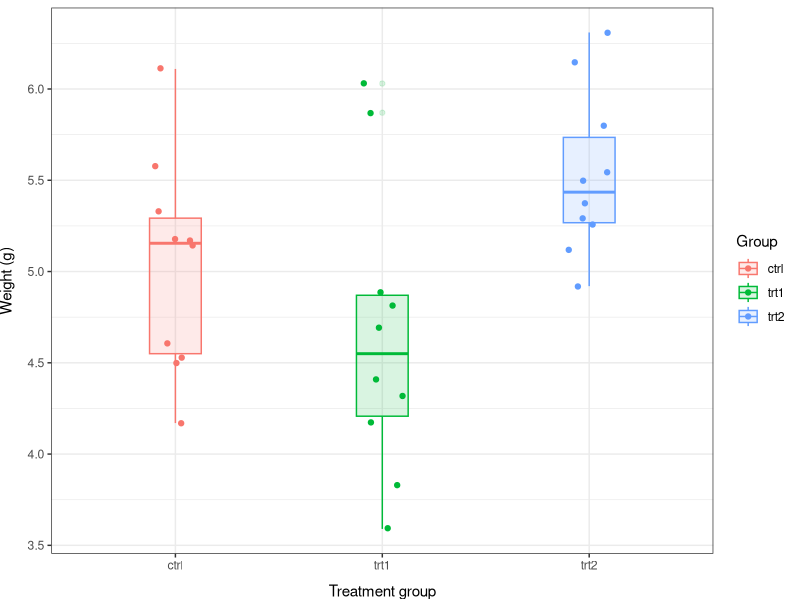
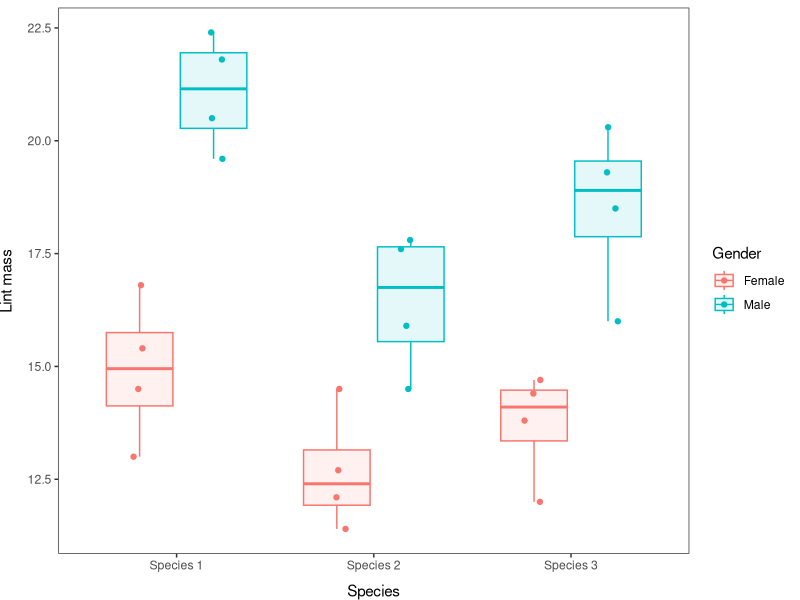
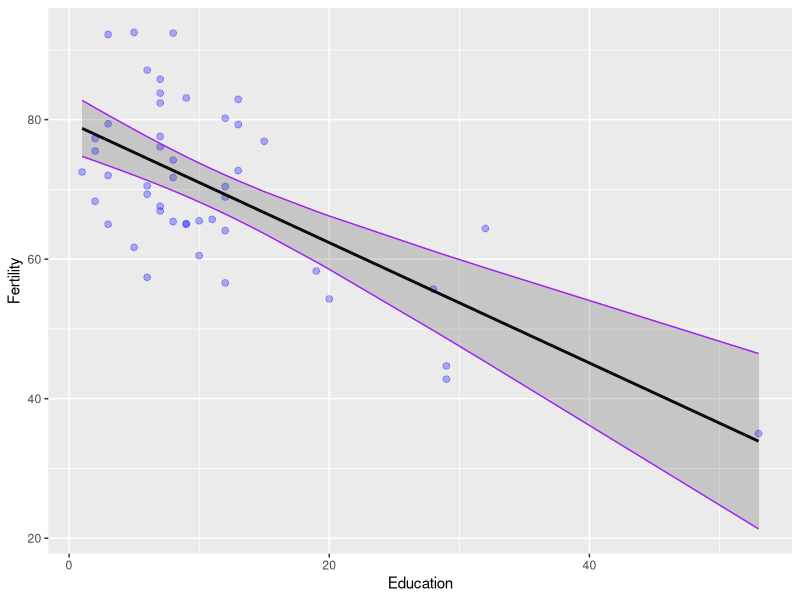

These figures' R source, in order:
## ---- chunk 1
library(tidyverse)
## ---- chunk 2
data(PlantGrowth)
## ---- chunk 3
str(PlantGrowth)
## ---- chunk 4
# Fit the model
model <- lm(weight~group, data=PlantGrowth)

# Print the model object to the console
model

## ---- chunk 5
# Save anova table to an object
plant_nova <- anova(model)

# Have a look at the goodness
print(plant_nova)

## ---- chunk 6
# Look at the names of the anova() output
# We want the "Sum Sq" bit
names(plant_nova)

## ---- chunk 7
# Here is the sum of squares for the model
# Have to use back-ticks for spaces, sigh
ssb <- plant_nova$`Sum Sq`[1]

# And the sum of squares total is the sum
# of the column in this case
sst <- sum(plant_nova$`Sum Sq`)

# Some quick division, and we get...
R2 <- ssb/sst
## ---- chunk 8
print(R2)

## ---- chunk 9
# Print the summary of the model
summary(model)

## ---- chunk 10
coeffs <- data.frame( summary(model)$coefficients )

## ---- chunk 11
# Calculate and print mean weight
# for the group ctrl in PlantGrowth
PlantGrowth %>%
  filter(group == 'ctrl') %>%
  summarize(avg = mean(weight))

## ---- chunk 12
# Assign model coefficients to objects
ctrl <- coeffs$Estimate[1]
trt1 <- coeffs$Estimate[2]
trt2 <- coeffs$Estimate[3]

# Calculate group means for trt1 and trt2
# from the model
trt1_prediction <- ctrl + trt1
trt2_prediction <- ctrl + trt2

print(c(trt1_prediction, trt2_prediction))

## ---- chunk 13
TukeyHSD(    # The function that does the Tukey test
  aov(       # A wrapper for lm objects
    model    # The model that we ran above
    )
  )

## ---- chunk 14
ggplot(PlantGrowth, 
       aes(x = group, y = weight, color = group, fill = group)) +
  geom_boxplot(alpha = 0.15, width = .25) +
  geom_jitter(width = 0.1) +
  xlab("Treatment group") +
  ylab("Weight (g)") +
  labs(fill = "Group", color = "Group") + 
  theme_bw() +
  theme(axis.title.x = element_text(vjust=-1),
        axis.title.y = element_text(vjust=3)
        )  

## ---- chunk 15
# Read in the data:
lint <- read.csv('data/lint.txt')
## ---- chunk 16
# Fit the model and save it to an object
lint.model<- lm(lintmass~species + gender, data = lint)

# Look at the summary of the model fit
summary(lint.model)

# Print the anova table
anova(lint.model)
## ---- chunk 17
lint %>% 
  ggplot(aes(x = species, y = lintmass, color = gender, fill = gender)) +
    geom_boxplot(alpha = 0.10) +
    geom_point(position=position_jitterdodge(.1)) +
    xlab('Species') +
    ylab('Lint mass') +
    theme_bw() +
    labs(fill = "Gender", color = "Gender") +
    theme(axis.title.x = element_text(vjust=-1),
          axis.title.y = element_text(vjust=3),
          panel.grid = element_blank()
          )

## ---- chunk 18
# Fit a new model that includes an interaction, signified by '*'
lint.modeli <- lm(lintmass~species * gender, data=lint)

# Summarize the model
summary(lint.modeli)

# Print an ANOVA table for the model
anova(lint.modeli)
## ---- chunk 19
data(swiss)
## ---- chunk 20
# Fit the model and assign it to a named object
fert_mod <- lm(Fertility ~ Education, data = swiss)

# Summarize the model
summary(fert_mod)
## ---- chunk 21
# Make predictions from the fitted model object using observed data
predicted_fertility = predict(fert_mod, interval = 'confidence')

# Add these to the swiss data
swiss_pred <- cbind(swiss, predicted_fertility)

## ---- chunk 22
# Sets up data and aesthetics
ggplot(swiss_pred, 
       aes(x = Education, y = Fertility)) +
  # Adds raw data as points
  geom_point(colour = 'blue', fill = 'blue', alpha = 0.3, size = 2) +
  # Adds regression line
  geom_line( aes(y = fit), size = 1) +
  # Adds 95% confidence interval
  geom_ribbon(aes(ymin = lwr, ymax = upr), color = 'purple', alpha = .2) +
  # Adds sweet style tweaks of your choosing
  theme(legend.position = "none")
  
## ---- chunk 23
multiple_mod <- lm(Fertility ~ Education + Catholic, data = swiss)

summary(multiple_mod)

## ---- chunk 24
full_mod <- lm(
  Fertility ~ Agriculture + Examination + Education + Catholic,
  data = swiss
  )

summary(full_mod)
